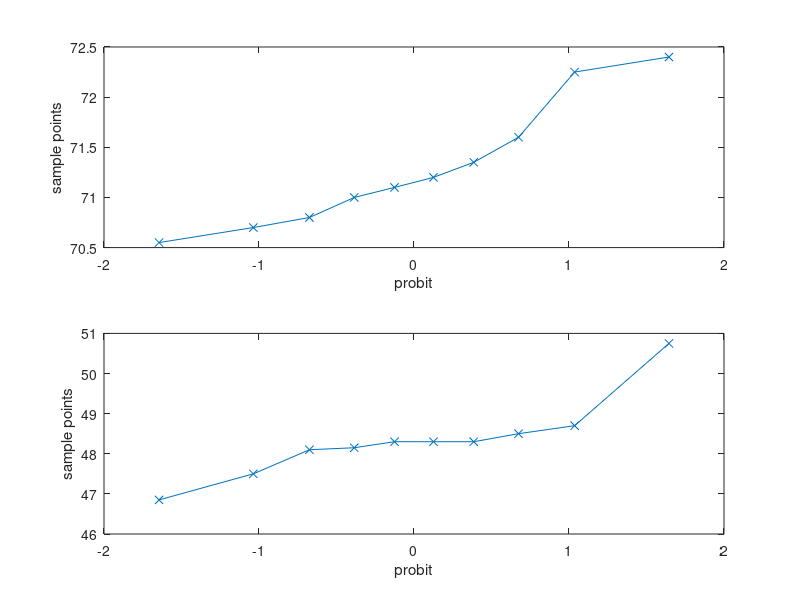
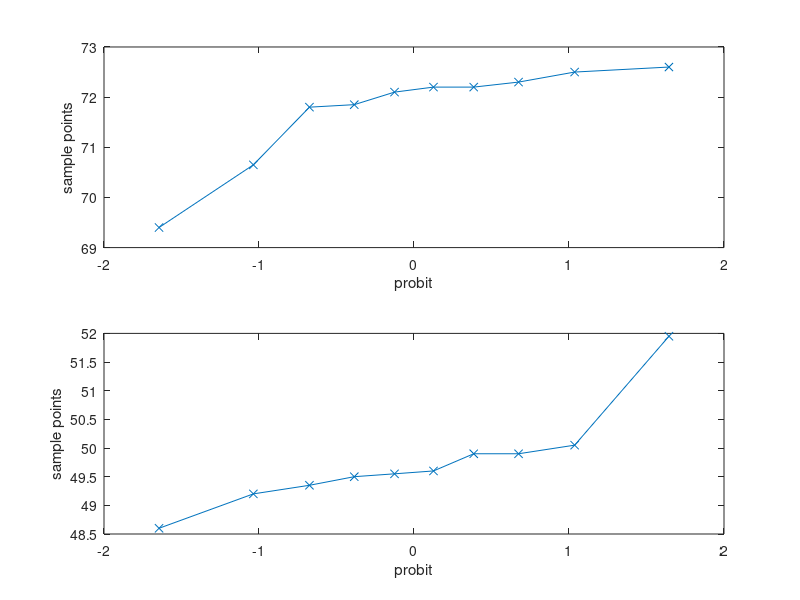
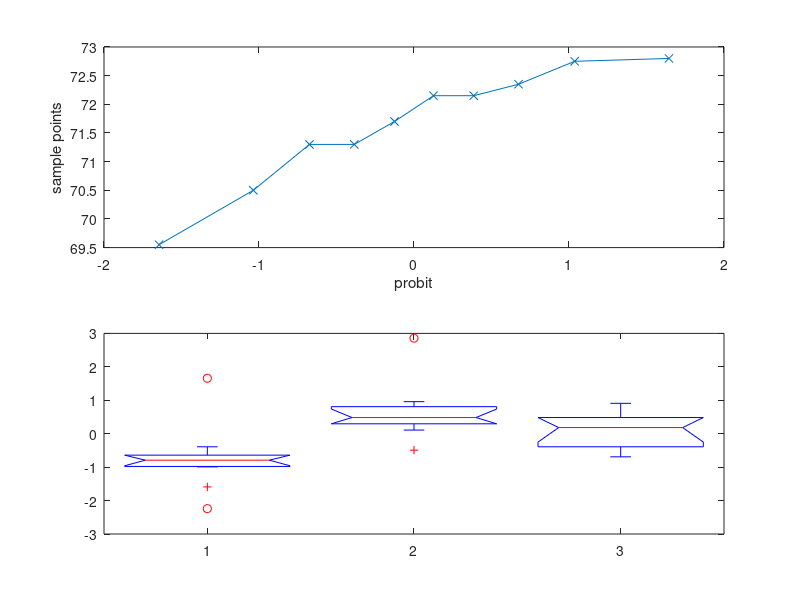

MATLAB code for these plots, in order:
clc;
clear;
close all;

%% Test difference between different training strategies
random_against_random = [71.0, 70.55, 72.25, 70.8, 72.39999999999999, 71.1, 71.6, 71.35000000000001, 70.7, 71.2];
random_against_ss = [48.15, 48.1, 48.699999999999996, 48.3, 46.85, 48.3, 47.5, 50.74999999999999, 48.3, 48.5];

ss_against_random = [69.39999999999999, 72.5, 72.2, 70.65, 71.85000000000001, 72.3, 72.2, 72.1, 72.6, 71.8];
ss_against_ss = [49.9, 49.55, 50.05, 49.6, 49.9, 49.5, 51.949999999999996, 48.6, 49.2, 49.35];

self_against_random = [71.7, 72.15, 69.55, 72.35000000000001, 71.3, 72.8, 72.15, 71.3, 70.5, 72.75];
self_against_ss = [49.05, 49.5, 50.0, 49.5, 49.6, 48.6, 48.449999999999996, 49.6, 48.4, 49.0];

random_test = [random_against_random' ss_against_random' self_against_random'];
ss_test = [random_against_ss' ss_against_ss' self_against_ss'];

figure("name", "random normallity")
subplot(2,1,1)
qqplot(random_against_random)
subplot(2,1,2)
qqplot(random_against_ss)

figure("name", "ss normallity")
subplot(2,1,1)
qqplot(ss_against_random)
subplot(2,1,2)
qqplot(ss_against_ss)

figure("name", "self normallity")
subplot(2,1,1)
qqplot(self_against_random)
subplot(2,1,2)
qqplot(self_against_ss)

% Test for equal variance
vartestn(random_test);
vartestn(ss_test);

% Test ANOVA
anova1(random_test);
anova1(ss_test);

% t-test for ss_test
bonf_corrected_p_value = 0.05/3;
[h,p] = ttest2(random_against_ss, ss_against_ss, "Alpha",bonf_corrected_p_value)
[h,p] = ttest2(random_against_ss, self_against_ss, "Alpha",bonf_corrected_p_value)
[h,p] = ttest2(ss_against_ss, self_against_ss, "Alpha",bonf_corrected_p_value)

